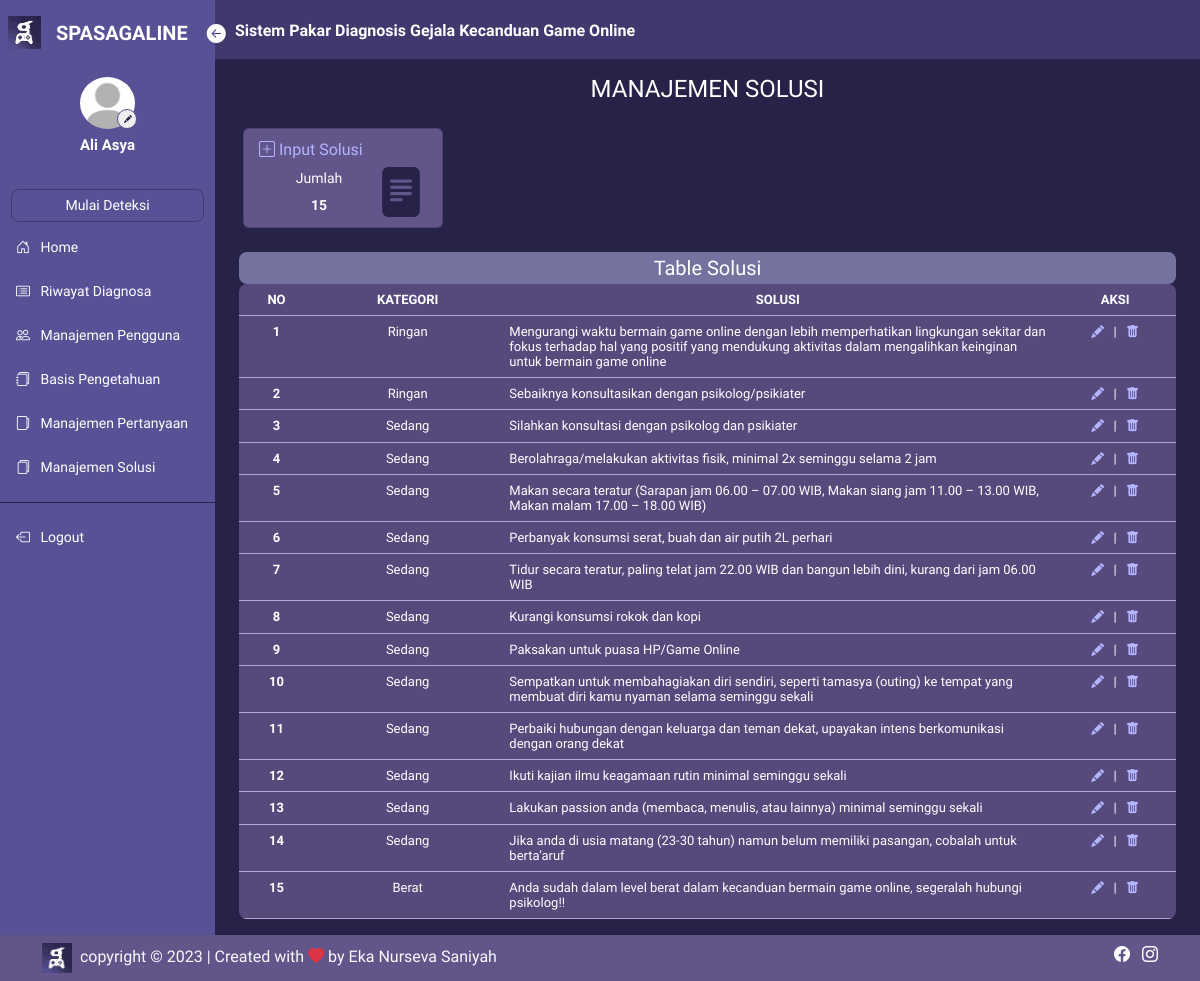
/kategori_solusi/index.php (signed in), run on the app's committed database.
### tables this page shows
CREATE TABLE `user` (
  `iduser` int(11) NOT NULL,
  `nama` varchar(50) NOT NULL,
  `username` varchar(45) NOT NULL,
  `password` varchar(100) NOT NULL,
  `email` varchar(50) NOT NULL,
  `foto` varchar(50) NOT NULL,
  `level` varchar(30) NOT NULL
);

CREATE TABLE `solusi` (
  `idsolusi` int(11) NOT NULL,
  `idkategori` int(11) NOT NULL,
  `nama_solusi` text NOT NULL
);

CREATE TABLE `kategori` (
  `idkategori` int(11) NOT NULL,
  `nama_kategori` varchar(30) NOT NULL,
  `range_atas` double NOT NULL,
  `range_bawah` double NOT NULL
);

### controller/controller_main.php (called while the page is built, shortened)
<?php
$conn = mysqli_connect("localhost", "root", "", "spasagaline");
function query($query)
{
    global $conn;
    $result = mysqli_query($conn, $query);
    $rows = [];
    while ($row = mysqli_fetch_assoc($result)) {
        $rows[] = $row;
    }
    return $rows;
}
function jumlah_data($data)
{
    global $conn;
    $query = mysqli_query($conn, $data);
    $jumlah_data = mysqli_num_rows($query);
    return $jumlah_data;
}
function generateRandomKey()
{
    $keyLength = 32;
    $randomBytes = openssl_random_pseudo_bytes($keyLength, $strong);
    if (!$strong) {
        $randomBytes = random_bytes($keyLength);
    }
    return base64_encode($randomBytes);
}
function enkripsi($kata)
{
    $key = generateRandomKey();
    $string = openssl_encrypt($kata, 'AES-256-CBC', $key, 0, substr($key, 0, 16));
    $hasilEnkripsi = base64_encode($key . $string);
    return $hasilEnkripsi;
}
function dekripsi($kata)
{
    $string = base64_decode($kata);
    $key = substr($string, 0, 44);
    $enkripsi = substr($string, 44);
    $hasil = openssl_decrypt($enkripsi, 'AES-256-CBC', $key, 0, substr($key, 0, 16));
    return $hasil;
}
?>

### kategori_solusi/index.php (the view, shortened to what this page needs)
<?php
$id = dekripsi($_COOKIE['SPASAGALINENS']);
$user = query("SELECT * FROM user WHERE iduser = $id")[0];
$jumlah_solusi = jumlah_data("SELECT * FROM solusi");
$solusi = query("SELECT * FROM solusi");
?>
<html lang="en">
<head>
    <link href="https://cdn.jsdelivr.net/npm/bootstrap@5.3.0/dist/css/bootstrap.min.css" rel="stylesheet"
>
    <link rel="stylesheet" href="https://cdn.jsdelivr.net/npm/bootstrap-icons@1.10.5/font/bootstrap-icons.css">
    <link rel="stylesheet" href="https://cdn.datatables.net/1.13.4/css/jquery.dataTables.min.css">
    <link rel="stylesheet" href="../style.css">
</head>
<body>
    <div class="main-container d-flex">
        <?php
        require_once('../sidenav/sidebar.php');
        ?>
        <div class="content">
            <?php
            require_once('../sidenav/navbar.php');
            ?>
            <div class="contents px-4 py-3">
                <h4 class="text-white text-center pb-3">MANAJEMEN SOLUSI</h4>
                <div class="row px-3">
                    <div class="card">
                        <div class="card-body">
                            <a href="input_solusi.php" class="fw-medium">
                                <i class="bi bi-plus-square"></i>
                                <span>Input Solusi</span>
                            </a>
                            <h6 class="card-subtitle">Jumlah</h6>
                            <p class="card-text fw-bold">
                                <?= $jumlah_solusi; ?>
                            </p>
                            <i class="icon bi bi-file-text-fill"></i>
                        </div>
                    </div>
                </div>
                <h5 class="jdl mt-4">Table Solusi</h5>
                <div class="tabel">
                    <table id="example" class="table table-hover text-center">
                        <thead>
                            <tr>
                                <th scope="col">NO</th>
                                <th scope="col">KATEGORI</th>
                                <th scope="col">SOLUSI</th>
                                <th scope="col">AKSI</th>
                            </tr>
                        </thead>
                        <tbody>
                            <?php
                            $j = 1;
                            foreach ($solusi as $s):
                                $enkripsi = enkripsi($s['idsolusi']);
                                ?>
                                <tr>
                                    <th class="no">
                                        <?= $j; ?>
                                    </th>
                                    <?php
                                    $idkategori = $s['idkategori'];
                                    $ktg = query("SELECT * FROM kategori WHERE idkategori = $idkategori")[0];
                                    ?>
                                    <td class="ind">
                                        <?= $ktg['nama_kategori']; ?>
                                    </td>
                                    <td class="sol text-start">
                                        <?= $s['nama_solusi']; ?>
                                    </td>
                                    <td class="aksi">
                                        <a href="edit_solusi.php?id=<?= $enkripsi; ?>"><i class="bi bi-pencil-fill"></i></a>
                                        | <button style="border: none; background: none;" id="deleteSolusi"
                                            onclick="deleteSolusi(<?= $s['idsolusi']; ?>)"><i
                                                class="bi bi-trash-fill"></i></button>
                                    </td>
                                </tr>
                                <?php
                                $j++;
                            endforeach;
                            ?>
                        </tbody>
                    </table>
                </div>
            </div>
        </div>
    </div>
    <?php
    require_once('../sidenav/footer.php');
    ?>
</body>
</html>

### sidenav/sidebar.php (shortened to what this page needs)
<div class="sidebar" id="side_nav">
    <div class="header-box px-2 pt-3 pb-3 d-flex">
        <img src="../img/Logo.png" alt="spasagaline">
        <span class="fs-5 fw-bold text-white" style="margin-top: 1.6px;">SPASAGALINE</span>
        <button id="btnside" class="btn px-0 py-0 text-white btn-open">
            <i class="bi bi-arrow-left-circle-fill"></i>
        </button>
    </div>
    <div class="profil">
        <img src="../profil/<?= $user['foto']; ?>" class="rounded-circle" alt="profi">
        <a href="../pengguna/profil.php"><button class="rounded-circle"><i class="bi bi-pencil-fill"></i></button></a>
        <h1>
            <?= $user['nama']; ?>
        </h1>
    </div>
    <ul class="list-unstyled pt-2 fw-medium">
        <li class="">
            <a type="button" class="text-decoration-none d-block text-center" data-bs-toggle="modal"
                data-bs-target="#deteksi">Mulai Deteksi</a>
        </li>
        <li class="">
            <a href="../pengguna" class="text-decoration-none d-block">
                <i class="bi bi-house-door"></i>
                <span>Home</span>
            </a>
        </li>
        <li class="">
            <a href="../riwayat" class="text-decoration-none d-block">
                <i class="bi bi-card-list"></i>
                <span>Riwayat Diagnosa</span>
            </a>
        </li>
        <li class="">
            <a href="../manajemen_pengguna" class="text-decoration-none d-block">
                <i class="bi bi-people"></i>
                <span>Manajemen Pengguna</span>
            </a>
        </li>
        <li class="">
            <a href="../basis" class="text-decoration-none d-block">
                <i class="bi bi-journals"></i>
                <span>Basis Pengetahuan</span>
            </a>
        </li>
        <li class="">
            <a href="../pertanyaan" class="text-decoration-none d-block">
                <i class="bi bi-files-alt"></i>
                <span>Manajemen Pertanyaan</span>
            </a>
        </li>
        <li class="">
            <a href="../kategori_solusi" class="text-decoration-none d-block">
                <i class="bi bi-files"></i>
                <span>Manajemen Solusi</span>
            </a>
        </li>
    </ul>
    <hr class="hr-color">
    <ul class="list-unstyled fw-medium">
        <li>
            <a href="../logout.php" class="text-decoration-none d-block">
                <i class="bi bi-box-arrow-left"></i>
                <span>Logout</span>
            </a>
        </li>
    </ul>
</div>

### style.css (style rules this page uses)
* { font-family: "Chakra Petch", sans-serif; }
body { background: #272247; margin: 0; padding: 0; border: 0; }
.content { min-height: 100vh; width: 100%; }
.sidebar { background: #595196; min-width: 215px; max-width: 215px; z-index: 1; transition: all ease-in 0.3s; }
hr.hr-color { color: #272247; opacity: 1; }
.sidebar ul { padding: 0 11px; }
.sidebar li { margin: 7px 0; }
.sidebar li a { color: white; padding: 8px 5px; font-size: 14px; margin-left: 0; }
.sidebar .header-box img { width: 33px; height: 33px; margin-right: 15px; }
.sidebar li a.text-center { border: solid rgb(39, 34, 71, 0.5) 0.3px; border-radius: 8px; padding: 5px 0; }
.sidebar li i { margin-right: 7px; }
.sidebar .profil img { width: 55px; height: 66px; margin-left: auto; margin-right: auto; padding: 7px 0; display: block; transition: all ease-in 0.3s; object-fit: cover; }
.sidebar .profil h1 { font-weight: 700; font-size: 15px; color: #ffff; text-align: center; margin-bottom: 20px; }
.sidebar .profil button { border: 1.5px solid #595196; position: absolute; margin-top: -27px; margin-left: 117px; width: 20px; height: 20px; }
.sidebar .profil button i { font-size: 8px; color: #272247; }
.sidebar #btnside { margin-top: 17px; transform: translateY(-50%); margin-left: 18px; font-size: 19px; }
.content .contents a { border: solid #978fcc; border-radius: 8px; padding: 5px 35px; background: rgb(121, 134, 199, 0.4); color: #ffffff; }
.contents .card { background: rgba(157, 136, 206, 0.5); width: 200px; height: 100px; }
.contents .card-body { padding: 9px 3px; height: 100px; }
.contents .card-body .icon { position: absolute; margin-top: -65px; font-size: 50px; margin-left: 117px; color: #272247; }
.content .contents .card-body a { border: none; background: none; text-decoration: none; text-align: left; padding: 4px 0; border-radius: none; color: #b4b4ff; }
.contents .card-subtitle { margin-right: 48px; margin-top: 8px; margin-bottom: 8px; text-align: center; color: white; font-size: 14px; }
.contents .card-text { text-align: center; margin-right: 48px; color: white; font-size: 14px; }
.content .contents table { --bs-table-color: #fff; --bs-table-bg: none; --bs-table-border-color: rgb(179, 164, 214); --bs-table-striped-bg: rgb(179, 164, 214) 2; --bs-table-striped-color: #fff; --bs-table-active-bg: #bacbe6; --bs-table-active-color: #fff; --bs-table-hover-bg: rgba(157, 136, 206, 0.5); --bs-table-hover-color: rgb(236, 234, 255); color: var(--bs-table-color); border-color: var(--bs-table-border-color); margin: 0; font-size: 13px; }
.content .contents table tbody a { border: none; border-radius: none; background: none; padding: 0; color: #b4b4ff; margin: 0 6px; }
.contents table tbody i { color: #b4b4ff; }
.content .contents .tabel { border-radius: 8px; overflow: hidden; background: rgba(157, 136, 206, 0.4); }
.contents table .no { width: 8%; }
.contents table .ind { width: 20%; }
.contents table .aksi { width: 13%; }
.contents .jdl { color: white; text-align: center; margin: 0; border: 0.5 solid white; background: rgb(193, 193, 248, 0.5); border-radius: 8px; padding: 4px; }

### data on the page
user: foto (placeholder picture), nama "Ali Asya"
solusi: idkategori.nama_kategori "Ringan", nama_solusi "Mengurangi waktu bermain game online dengan lebih memperhatikan lingkungan sekitar dan fokus terhadap hal yang positif yang mendukung aktivitas dalam mengalihkan keinginan untuk bermain game online"
solusi: idkategori.nama_kategori "Ringan", nama_solusi "Sebaiknya konsultasikan dengan psikolog/psikiater"
solusi: idkategori.nama_kategori "Sedang", nama_solusi "Silahkan konsultasi dengan psikolog dan psikiater"
solusi: idkategori.nama_kategori "Sedang", nama_solusi "Berolahraga/melakukan aktivitas fisik, minimal 2x seminggu selama 2 jam"
solusi: idkategori.nama_kategori "Sedang", nama_solusi "Makan secara teratur (Sarapan jam 06.00 – 07.00 WIB, Makan siang jam 11.00 – 13.00 WIB, Makan malam 17.00 – 18.00 WIB)"
solusi: idkategori.nama_kategori "Sedang", nama_solusi "Perbanyak konsumsi serat, buah dan air putih 2L perhari"
solusi: idkategori.nama_kategori "Sedang", nama_solusi "Tidur secara teratur, paling telat jam 22.00 WIB dan bangun lebih dini, kurang dari jam 06.00 WIB"
solusi: idkategori.nama_kategori "Sedang", nama_solusi "Kurangi konsumsi rokok dan kopi"
solusi: idkategori.nama_kategori "Sedang", nama_solusi "Paksakan untuk puasa HP/Game Online"
solusi: idkategori.nama_kategori "Sedang", nama_solusi "Sempatkan untuk membahagiakan diri sendiri, seperti tamasya (outing) ke tempat yang membuat diri kamu nyaman selama seminggu sekali"
solusi: idkategori.nama_kategori "Sedang", nama_solusi "Perbaiki hubungan dengan keluarga dan teman dekat, upayakan intens berkomunikasi dengan orang dekat"
solusi: idkategori.nama_kategori "Sedang", nama_solusi "Ikuti kajian ilmu keagamaan rutin minimal seminggu sekali"
solusi: idkategori.nama_kategori "Sedang", nama_solusi "Lakukan passion anda (membaca, menulis, atau lainnya) minimal seminggu sekali"
solusi: idkategori.nama_kategori "Sedang", nama_solusi "Jika anda di usia matang (23-30 tahun) namun belum memiliki pasangan, cobalah untuk berta’aruf"
solusi: idkategori.nama_kategori "Berat", nama_solusi "Anda sudah dalam level berat dalam kecanduan bermain game online, segeralah hubungi psikolog!!"

### other printed values
$jumlah_solusi "15"
